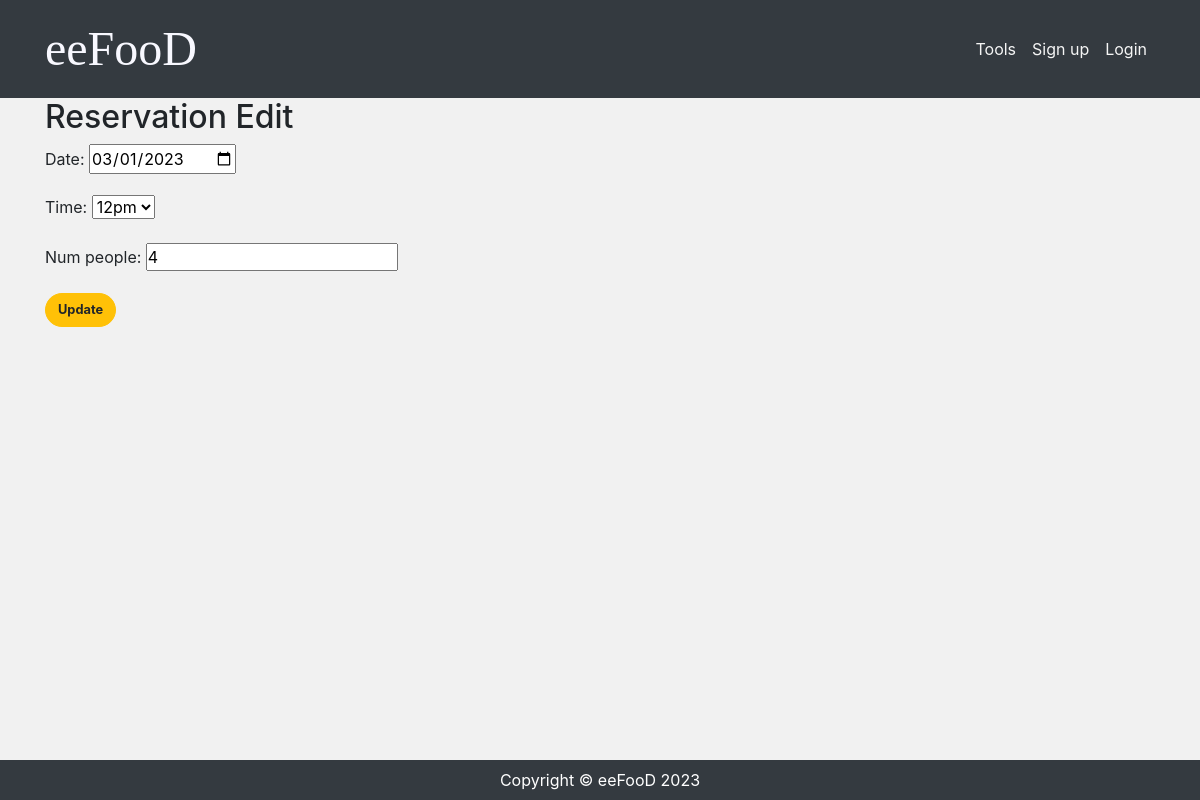
Screenshot of /accounts/reservation_update/3 with the database file from the repository.
### application/models.py (models this page shows, shortened)
class Reservation(models.Model):
    restaurant = models.ForeignKey(
        Restaurants,
        on_delete=models.CASCADE
    )
    name = models.ForeignKey(
        settings.AUTH_USER_MODEL,
        on_delete=models.CASCADE,
        null=True
    )
    date = models.DateField(
        blank=False,
    )
    time = models.IntegerField(
        verbose_name='time',
        choices=TIME_SCHEDULE,
        default='1'
    )
    num_people = models.IntegerField(
        blank=False,
    )

### accounts/views.py (the view)
# urls.py: path('reservation_update/<int:pk>', views.ReservationUpdateView.as_view(), name='reservation_update'),
class ReservationUpdateView(UpdateView):
    model = Reservation
    form_class = ReservationForm
    template_name = 'application/reservation_update.html'
    success_url = reverse_lazy('profile')

### application/forms.py
class ReservationForm(ModelForm):
    class Meta:
        model = Reservation
        fields = ['date', 'time', 'num_people']
        widgets = {
            'date': forms.TextInput(attrs={'type': 'date'}),
        }

### application/templates/application/reservation_update.html (shortened to what this page needs)
{% extends 'application/base.html' %}
{% block content %}
  <h2>Reservation Edit</h2>
  <form method="post">
    {{ form.as_p }}
    <button type="submit" class="btn btn-warning">Update</button>
  </form>
{% endblock %}

### application/static/style.css (style rules this page uses)
* { margin: 0; padding: 0; box-sizing: border-box; }
body { background: #f1f1f1; display: flex; flex-flow: column; min-height: 100vh; }
.btn { font-size: 80%; border-radius: 5rem; font-weight: bold; }

### rows the page displays
Reservation: date "03/01/2023", time "12pm", num_people "4"
